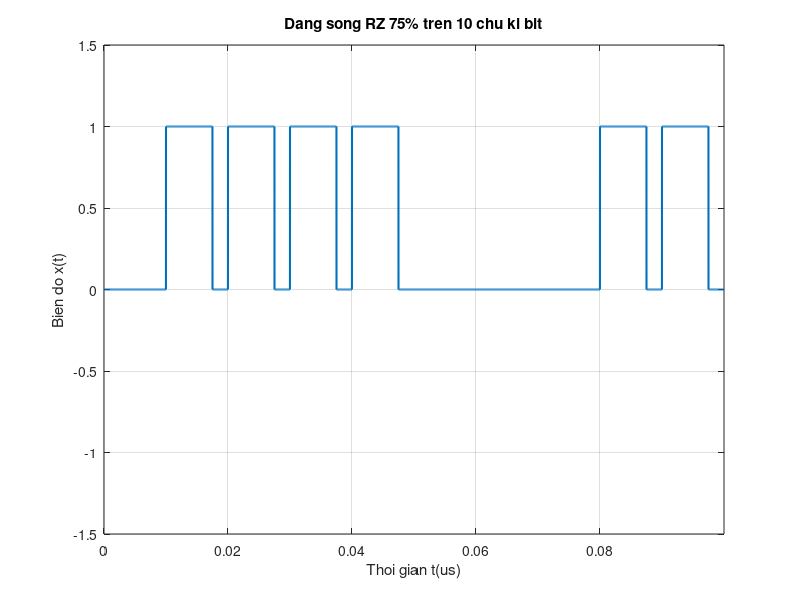

Reproduce this figure in MATLAB.
clc; clear;

Rb = 100e6;
Tb = 1 / Rb;
Nbit = 100;
Ns = 1000;
ts = Tb / Ns;

% a. Tao chuoi bit
bit = randi([0 1], 1, Nbit);
disp('Chuoi bi tao duoc la: ');
disp(bit);

% b. Chuyen doi chuoi bit thanh dang song RZ 75%
x = zeros(1, Ns * Nbit);
duty = 0.75;
Ns_xung = duty * Ns;

for k = 1:Nbit
    start = (k - 1) * Ns + 1;
    stop = k * Ns;
    stop_xung = start + Ns_xung - 1;

    if bit(k) == 1
        x(start:stop_xung) = 1;
        x(stop_xung + 1:stop) = 0;
    else
        x(start:stop) = 0;
    end
end

% c. Ve tin hieu
so_bit_ve = 10;
so_mau_ve = so_bit_ve * Ns;
t = 0:ts:ts * (so_mau_ve - 1);
figure;
plot(t * 1e6, x(1:so_mau_ve), 'LineWidth', 1.5);
grid on;
xlabel('Thoi gian t(us)');
ylabel('Bien do x(t)');
title('Dang song RZ 75% tren 10 chu ki bit');
ylim([-1.5 1.5]);
xlim([0 so_bit_ve * Tb * 1e6]);
